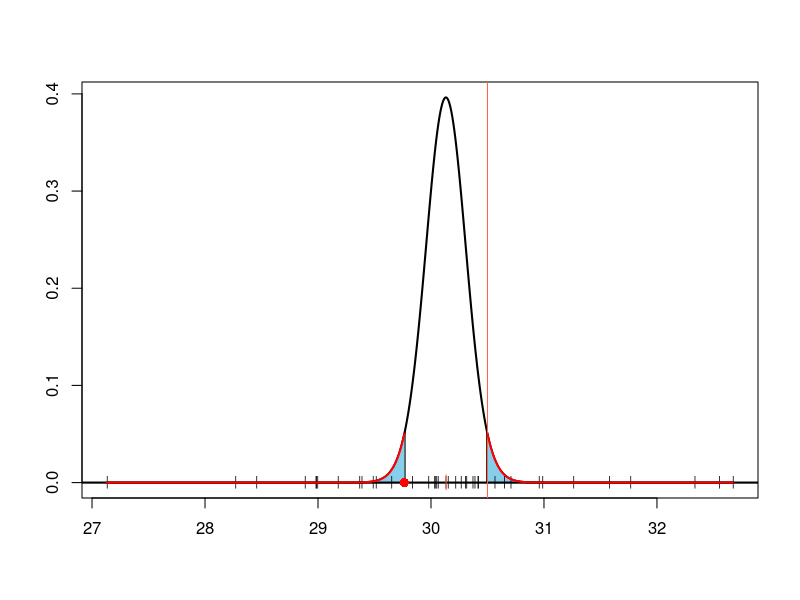

R code for this plot:
t.onesample <- function(
  x,
  # y = NULL,
  # alternative = c("two.sided", "less", "greater"),
  mu = NULL,
  # paired = FALSE,
  # var.equal = FALSE,
  conf.level = 0.95, ...
) {
    res <- t.test(x, mu = (if (is.null(mu)) 0 else mu), conf.level = conf.level)
    df <- res$parameter
    int <- res$conf.int
    stat <- res$statistic

    dnor <- function(normal) {
        normal * res$stderr + res$estimate
    }

    nor <- function(x) {
        (x - res$estimate) / res$stderr
    }


    xs <- if (is.null(mu)) {
        list(min = min(x), max = max(x))
    } else {
        list(min = min(x, dnor(stat), mu), max = max(x, dnor(stat), mu))
    }
    xx <- seq(xs$min, xs$max, length.out = 1000)

    plot(xx, dt(nor(xx), df),
        type = "l", lwd = 2,
        xlab = " ", ylab = " "
    )

    cord.x <- c(xs$min, seq(xs$min, int[1], length.out = 500), int[1])
    cord.y <- c(0, dt(nor(seq(xs$min, int[1], length.out = 500)), df), 0)
    polygon(cord.x, cord.y, col = "skyblue")
    cord.x <- c(xs$max, seq(xs$max, int[2], length.out = 500), int[2])
    cord.y <- c(0, dt(nor(seq(xs$max, int[2], length.out = 500)), df), 0)
    polygon(cord.x, cord.y, col = "skyblue")
    abline(0, 0, lwd = 2)
    points(x, rep(0, length.out = length(x)), pch = "|", cex = 0.8)
    points(res$estimate, 0, pch = "|", col = "tomato1")


    if (!is.null(mu)) {
        abline(v = mu, col = "tomato1")
        points(dnor(stat), 0, pch = 16, cex = 1.2, col = "red")

        xx <- seq(max(stat, -stat), nor(xs$max), length.out = 500)
        lines(dnor(xx), dt(xx, df), lwd = 2, col = "red")
        xx <- seq(min(stat, -stat), nor(xs$min), length.out = 500)
        lines(dnor(xx), dt(xx, df), lwd = 2, col = "red")
    }
}

y1 <- rnorm(40, mean = 30)
t.onesample(y1, mu = 30.5)

# plot lm intervals

# test raggruppati per funzione

# AIC e BIC che prendono liste di modelli

lm
